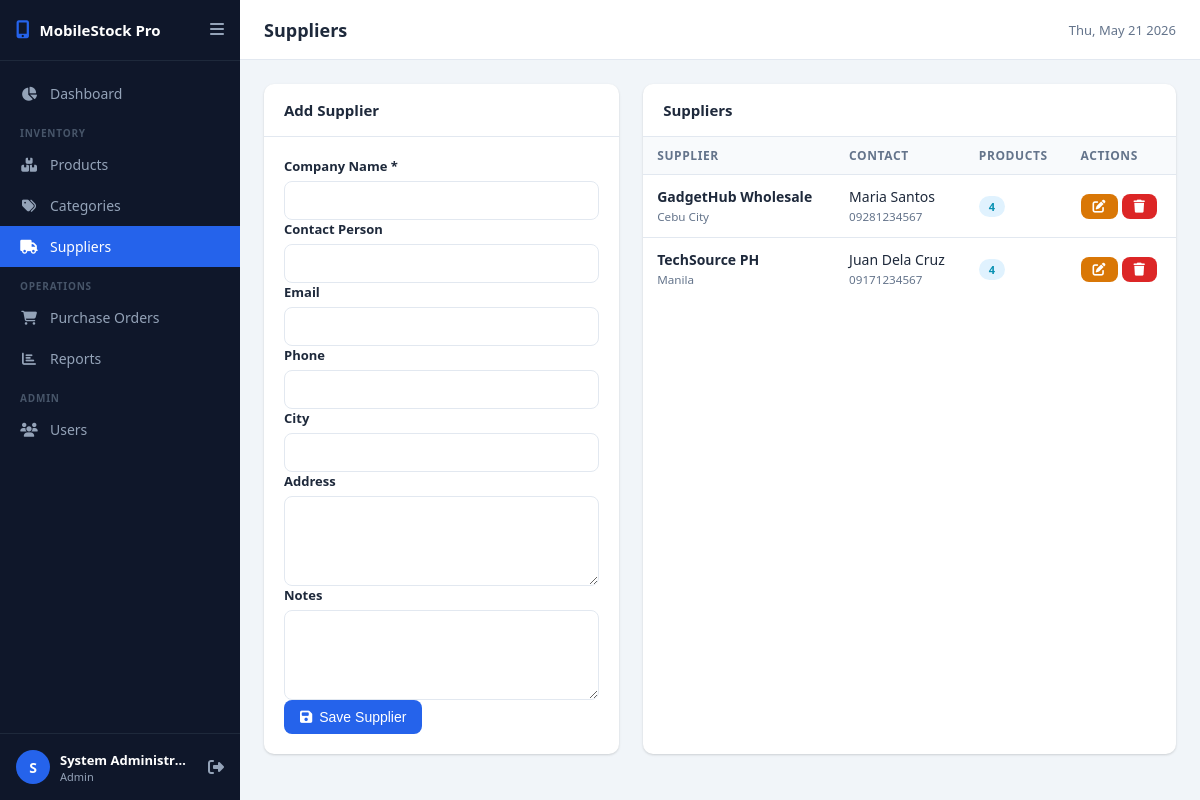
Screenshot of /modules/suppliers/index.php (signed in) with the database file from the repository.
### tables this page shows
CREATE TABLE IF NOT EXISTS suppliers (
    id INT AUTO_INCREMENT PRIMARY KEY,
    name VARCHAR(150) NOT NULL,
    contact_person VARCHAR(100),
    email VARCHAR(100),
    phone VARCHAR(30),
    address TEXT,
    city VARCHAR(80),
    is_active TINYINT(1) DEFAULT 1,
    notes TEXT,
    created_at DATETIME DEFAULT CURRENT_TIMESTAMP,
    updated_at DATETIME DEFAULT CURRENT_TIMESTAMP ON UPDATE CURRENT_TIMESTAMP
);

### includes/helpers.php (called while the page is built, shortened)
<?php
function sanitize(string $input): string {
    return htmlspecialchars(strip_tags(trim($input)), ENT_QUOTES, 'UTF-8');
}

### modules/suppliers/index.php (the view, shortened to what this page needs)
<?php
require_once __DIR__ . '/../../includes/helpers.php';
$conn = getDBConnection();
$suppliers = $conn->query("
    SELECT s.*, COUNT(p.id) AS product_count
    FROM suppliers s
    LEFT JOIN products p ON p.supplier_id = s.id AND p.is_active=1
    WHERE s.is_active=1
    GROUP BY s.id
    ORDER BY s.name
");
$editSup = null;
require_once __DIR__ . '/../../includes/header.php';
?>
<div style="display:grid; grid-template-columns:1fr 1.5fr; gap:24px">
<div class="card">
    <div class="card-header">
        <h2 class="card-title"><?= $editSup ? 'Edit Supplier' : 'Add Supplier' ?></h2>
    </div>
    <div class="card-body">
        <form method="POST">
            <div class="form-group"><label>Company Name *</label><input type="text" name="name" value="<?= sanitize($editSup['name'] ?? '') ?>" required></div>
            <div class="form-group"><label>Contact Person</label><input type="text" name="contact_person" value="<?= sanitize($editSup['contact_person'] ?? '') ?>"></div>
            <div class="form-group"><label>Email</label><input type="email" name="email" value="<?= sanitize($editSup['email'] ?? '') ?>"></div>
            <div class="form-group"><label>Phone</label><input type="text" name="phone" value="<?= sanitize($editSup['phone'] ?? '') ?>"></div>
            <div class="form-group"><label>City</label><input type="text" name="city" value="<?= sanitize($editSup['city'] ?? '') ?>"></div>
            <div class="form-group"><label>Address</label><textarea name="address" rows="2"><?= sanitize($editSup['address'] ?? '') ?></textarea></div>
            <div class="form-group"><label>Notes</label><textarea name="notes" rows="2"><?= sanitize($editSup['notes'] ?? '') ?></textarea></div>
            <button type="submit" class="btn btn-primary"><i class="fas fa-save"></i> <?= $editSup ? 'Update' : 'Save' ?> Supplier</button>
        </form>
    </div>
</div>
<div class="card">
    <div class="card-header"><h2 class="card-title">Suppliers</h2></div>
    <div class="table-responsive">
    <table>
        <thead><tr><th>Supplier</th><th>Contact</th><th>Products</th><th>Actions</th></tr></thead>
        <tbody>
        <?php while ($s = $suppliers->fetch_assoc()): ?>
        <tr>
            <td>
                <strong><?= sanitize($s['name']) ?></strong>
                <?php if ($s['city']): ?><br><small style="color:var(--text-muted)"><?= sanitize($s['city']) ?></small><?php endif; ?>
            </td>
            <td>
                <?php if ($s['contact_person']): ?><div><?= sanitize($s['contact_person']) ?></div><?php endif; ?>
                <?php if ($s['phone']): ?><small style="color:var(--text-muted)"><?= sanitize($s['phone']) ?></small><?php endif; ?>
            </td>
            <td><span class="badge badge-info"><?= $s['product_count'] ?></span></td>
            <td>
                <div style="display:flex; gap:4px">
                    <a href="?edit=<?= $s['id'] ?>" class="btn btn-sm btn-warning"><i class="fas fa-edit"></i></a>
                    <a href="?delete=<?= $s['id'] ?>" class="btn btn-sm btn-danger" data-confirm="Remove this supplier?"><i class="fas fa-trash"></i></a>
                </div>
            </td>
        </tr>
        <?php endwhile; ?>
        </tbody>
    </table>
    </div>
</div>
</div>
<?php require_once __DIR__ . '/../../includes/footer.php'; ?>

### assets/css/style.css (style rules this page uses)
:root { --primary: #2563eb; --primary-dark: #1d4ed8; --primary-light: #dbeafe; --secondary: #64748b; --success: #16a34a; --success-light: #dcfce7; --warning: #d97706; --warning-light: #fef3c7; --danger: #dc2626; --danger-light: #fee2e2; --info: #0891b2; --bg: #f1f5f9; --surface: #ffffff; --border: #e2e8f0; --text: #1e293b; --text-muted: #64748b; --sidebar-width: 240px; --sidebar-bg: #0f172a; --sidebar-text: #94a3b8; --sidebar-active: #2563eb; --radius: 10px; --shadow: 0 1px 3px rgba(0,0,0,.1), 0 1px 2px rgba(0,0,0,.06); --shadow-md: 0 4px 6px rgba(0,0,0,.07), 0 2px 4px rgba(0,0,0,.06); }
* { margin: 0; padding: 0; box-sizing: border-box; }
body { font-family: 'Segoe UI', system-ui, sans-serif; background: var(--bg); color: var(--text); display: flex; min-height: 100vh; }
.card { background: var(--surface); border-radius: var(--radius); box-shadow: var(--shadow); overflow: hidden; margin-bottom: 24px; }
.card-header { padding: 16px 20px; border-bottom: 1px solid var(--border); display: flex; align-items: center; justify-content: space-between; gap: 12px; flex-wrap: wrap; }
.card-title { font-size: 15px; font-weight: 600; }
.card-body { padding: 20px; }
.table-responsive { overflow-x: auto; }
table { width: 100%; border-collapse: collapse; font-size: 14px; }
th { background: #f8fafc; font-weight: 600; font-size: 12px; text-transform: uppercase; letter-spacing: .05em; color: var(--text-muted); padding: 10px 14px; text-align: left; white-space: nowrap; }
td { padding: 12px 14px; border-top: 1px solid var(--border); vertical-align: middle; }
.form-group { display: flex; flex-direction: column; gap: 6px; }
label { font-size: 13px; font-weight: 600; color: var(--text); }
input, select, textarea { border: 1px solid var(--border); border-radius: 8px; padding: 9px 12px; font-size: 14px; width: 100%; transition: border .15s, box-shadow .15s; font-family: inherit; background: var(--surface); color: var(--text); }
textarea { resize: vertical; min-height: 90px; }
.btn { display: inline-flex; align-items: center; gap: 7px; padding: 9px 16px; border-radius: 8px; font-size: 14px; font-weight: 500; cursor: pointer; border: none; text-decoration: none; transition: all .15s; white-space: nowrap; }
.btn-primary { background: var(--primary); color: #fff; }
.btn-warning { background: var(--warning); color: #fff; }
.btn-danger { background: var(--danger); color: #fff; }
.btn-sm { padding: 6px 12px; font-size: 13px; }
.badge { display: inline-block; padding: 3px 10px; border-radius: 20px; font-size: 11px; font-weight: 600; }
.badge-info { background: #e0f2fe; color: var(--info); }

### rows the page displays
suppliers: name "GadgetHub Wholesale", city "Cebu City", contact_person "Maria Santos", phone "09281234567", product_count "4"
suppliers: name "TechSource PH", city "Manila", contact_person "Juan Dela Cruz", phone "09171234567", product_count "4"

### other values shown
APP_NAME "MobileStock Pro"
substr(currentUser()['name'], 0, 1) "S"
currentUser()['name'] "System Administr…"
currentUser()['role'] "Admin"
$pageTitle "Suppliers"
